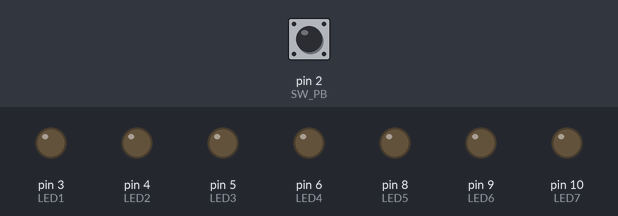
Simulated run of this sketch. Board: Arduino Uno, built with avr-gcc and run on an emulated ATmega328P. Parts: output pins drawn as LEDs (lit = HIGH). The inputs (shaded band) are chosen by the test bench; at power-on: pin 2 (SW_PB) HIGH. Random numbers use the default seed unless the sketch sets one.

Above: at 1.2 s.
1.3 s: pin 2 (SW_PB) pulled LOW for 1 s
At 1.45 s:
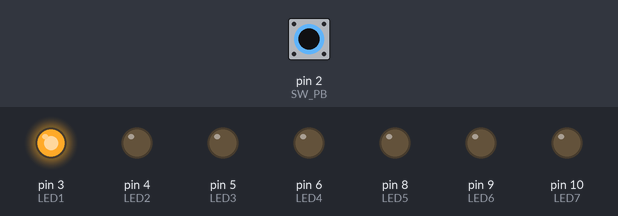
At 2.9 s:
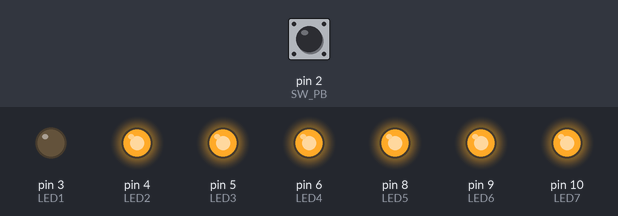
3.8 s: pin 2 (SW_PB) pulled LOW for 3.2 s
8.5 s: pin 2 (SW_PB) pulled LOW for 0.15 s
At 9.1 s:
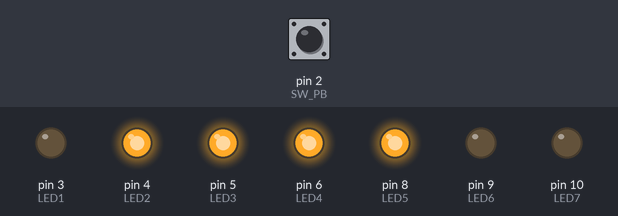
Timing chart, 0 to 11.5 s (numbered marks = the images above; inputs shaded):
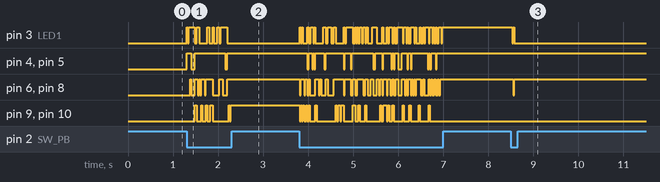

The sketch:

05MakerSpace-Push2RollDiceLED.ino
```cpp
/*
  Rolling Dice
*/

#include "MakerSpacePins.h"

int sw_pb=HIGH;

void setup() {
  pinMode(LED1,     OUTPUT);
  pinMode(LED2,     OUTPUT);
  pinMode(LED3,     OUTPUT);
  pinMode(LED4,     OUTPUT);
  pinMode(LED5,     OUTPUT);
  pinMode(LED6,     OUTPUT);
  pinMode(LED7,     OUTPUT);
  pinMode(SW_PB,    INPUT);
  pinMode(ANTNOISE, INPUT);

  randomSeed(analogRead(ANTNOISE));
  Serial.begin(9600);
}

void loop() {
  sw_pb = digitalRead(SW_PB);
  if ( sw_pb == LOW ) {
    int diceRoll = random(0,6);
    for (int i=0; i<7; i++) { digitalWrite(dice_LEDs[i],LOW); }                // turn off all LEDs
    for (int i=0; i<=diceRoll; i++) { digitalWrite(dice[diceRoll][i], HIGH); } // turn on LEDs for diceRoll
  }
  delay (25);
}
```

MakerSpacePins.h
```cpp
// Define PINs
#define ANTNOISE A0
#define SW_PB    2
#define LED1     3
#define LED2     4
#define LED3     5
#define LED4     6
#define LED5     8
#define LED6     9
#define LED7     10
#define SPK      11

static const uint8_t dice_LEDs[] = {LED1,LED2,LED3,LED4,LED5,LED6,LED7};
static const uint8_t dice[6][6] = {
  {LED1},
  {LED2,LED3},
  {LED1,LED2,LED3},
  {LED2,LED3,LED4,LED5},
  {LED1,LED2,LED3,LED4,LED5},
  {LED2,LED3,LED4,LED5,LED6,LED7}
};
```

Measured:
- after the input at 1.3 s, pin 4 (LED2), pin 5 (LED3): goes HIGH 0.10 s, LOW 0.08 s, HIGH 0.68 s, LOW 0.05 s, then HIGH, starting at once; pin 9 (LED6), pin 10 (LED7): goes 3 × (HIGH 0.05 s, LOW 0.10 s), HIGH 0.05 s, LOW 0.35 s, HIGH 0.03 s, LOW 0.03 s, then HIGH, starting after 0.18 s
- after the input at 8.5 s, pin 3 (LED1): HIGH → LOW at once, → HIGH 0.03 s later, → LOW 0.03 s later; pin 6 (LED4), pin 8 (LED5): HIGH → LOW after 0.05 s, → HIGH 0.03 s later
